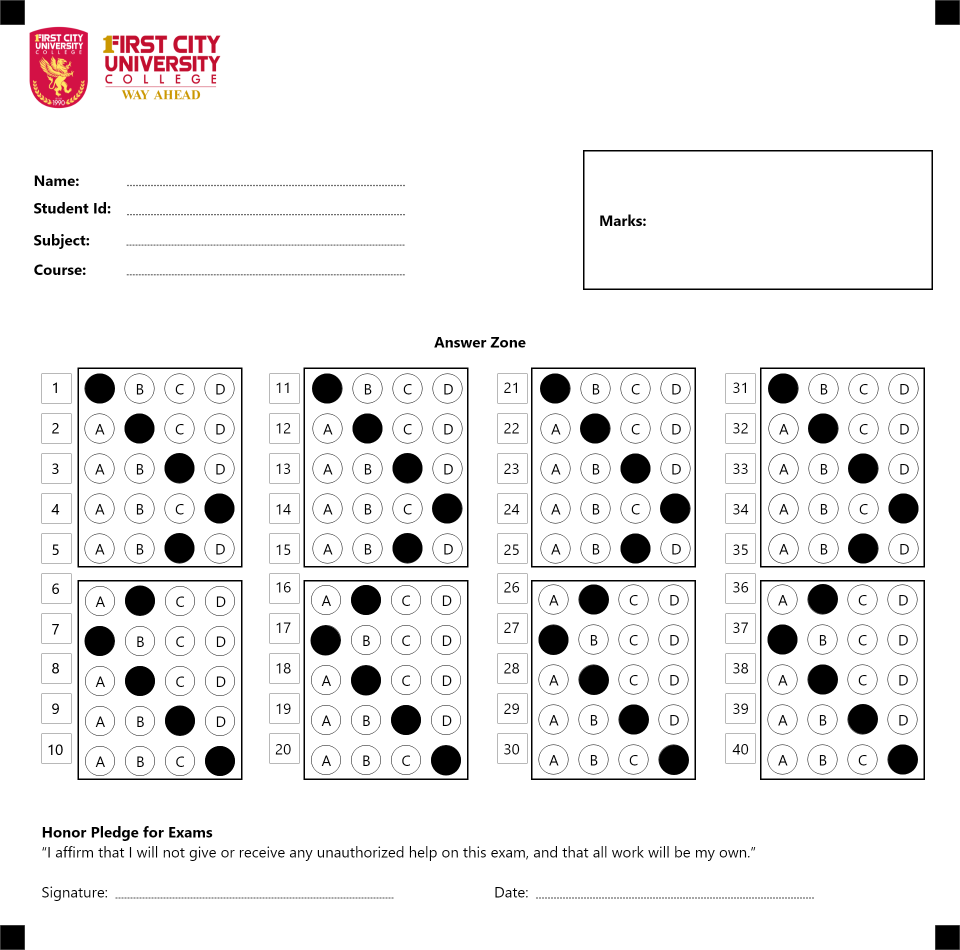
#> input picture SD_OMR_SOFTWARE_Sept2022/Resources/OMR_Custom_Shaded_3.png, 1920 x 1900 px (shown at 1/2 size)
$ python Test_Detect_All_Answer_Zone.py
#> lines starting #> are read from the running program, lines starting #| are printed output that depends on the picture; after the words box and inside, x2 and y2 are one past the last pixel; in counts of white or black regions, pixels touching at a corner belong together
### SD_OMR_SOFTWARE_Sept2022/utility_search.py
import cv2
import numpy as np

# 1. STACK ALL THE IMAGES IN ONE WINDOW (FIXED LOGIC)
# [35 lines left out: function stackImages, not called in this run]

# 2. IDENTIFY RECTANGLE CONTOURS
def rectContour(contours):

    rectCon = []     #CREATE NEW LIST
    max_area = 0

    # 2.1. LOOP THROUGH ALL CONTOURS
    for i in contours:
        area = cv2.contourArea(i)
        # print(area) # CHECK CONTOUR AREA

        if area > 50:
            peri = cv2.arcLength(i, True)
            approx = cv2.approxPolyDP(i, 0.02 * peri, True)
            # print("Corner Points: ", len(approx))
            if len(approx) == 4:
                rectCon.append(i)
                # print(rectCon)
    # 2.2. REORDER AND SORT RECTCON, BASED ON OMR FORM
    # rectCon = sorted(rectCon, key=cv2.contourArea,reverse=True) # reverse=True, sort in descending order (biggest to smallest)
    rectCon = sorted(rectCon, key=cv2.contourArea,reverse=True) # reverse=True, sort in descending order (biggest to smallest)
    # print(len(rectCon))
    return rectCon

# 3. TBA
# [30 lines left out: functions reorder, splitBoxes, not called in this run]

# 5. GET CORNER POINTS OF CONTOUR
def getCornerPoints(cont):
    peri = cv2.arcLength(cont, True) # LENGTH OF CONTOUR
    approx = cv2.approxPolyDP(cont, 0.02 * peri, True) # APPROXIMATE THE POLY TO GET CORNER POINTS
    return approx

# 6. DISPLAY ANSWERS
# def showAnswers(img,myIndex,grading,ans,questions=5,choices=5): # (PREDEFINED)
# [66 lines left out: function showAnswers, not called in this run]

# [12 lines of commented-out code are left out]

### SD_OMR_SOFTWARE_Sept2022/Test_Detect_All_Answer_Zone.py
import cv2
import numpy as np

# IMPORT FUNCTIONS FROM utility_search FILE
import utility_search

#########IMAGE#########
# path="Resources/sample.jpg"
path= "Resources/OMR_Custom_Shaded_3.png"
widthImg=800
heightImg=800
#########IMAGE#########

##OMR QUESTION FORMAT##
questions=5
choices=4
ans = [0,1,2,3,2]
##OMR QUESTION FORMAT##

# RETRIEVE IMAGE
img=cv2.imread(path)
#> img is the input picture: shape (1900, 1920, 3); mean B, G, R 237.6, 237.5, 238.6

# PREPROCESSING
img=cv2.resize(img,(widthImg,heightImg))
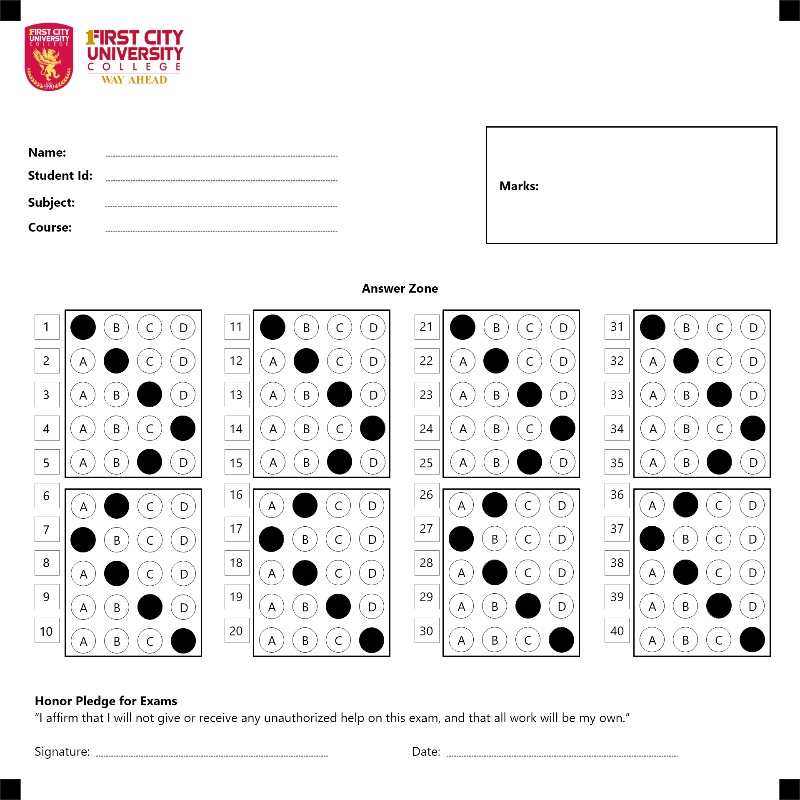
#> img: shape (800, 800, 3); mean B, G, R 237.4, 237.3, 238.4
imgContours=img.copy()
imgFinal=img.copy()
imgBiggestContours=img.copy()
imgGray=cv2.cvtColor(img,cv2.COLOR_BGR2GRAY)
imgBlur=cv2.GaussianBlur(imgGray,(5,5),1)
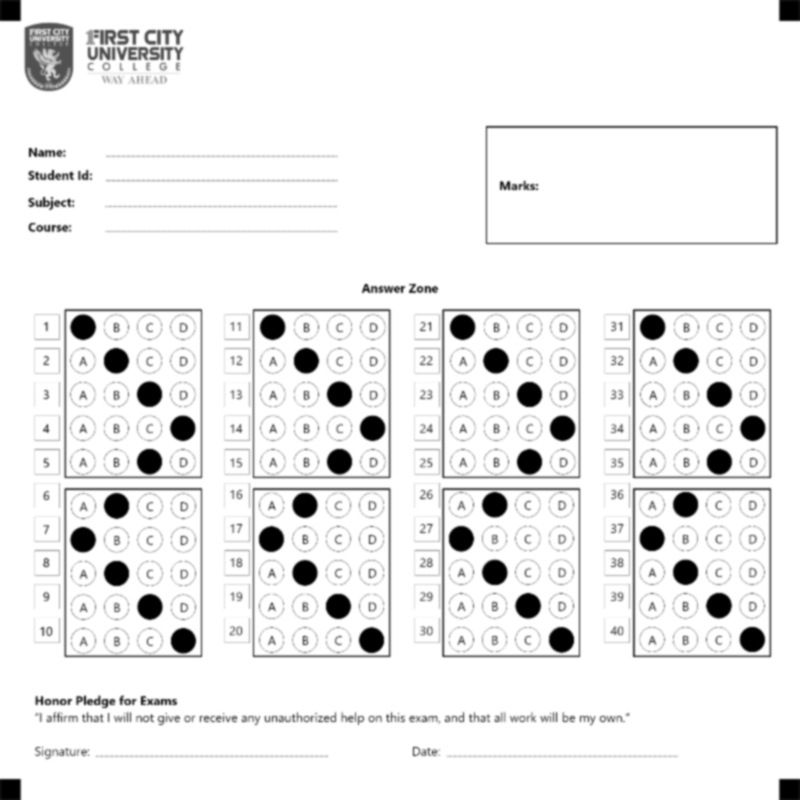
#> imgBlur: shape (800, 800); min 0, max 255, mean 237.6
imgCanny=cv2.Canny(imgBlur,10,50)
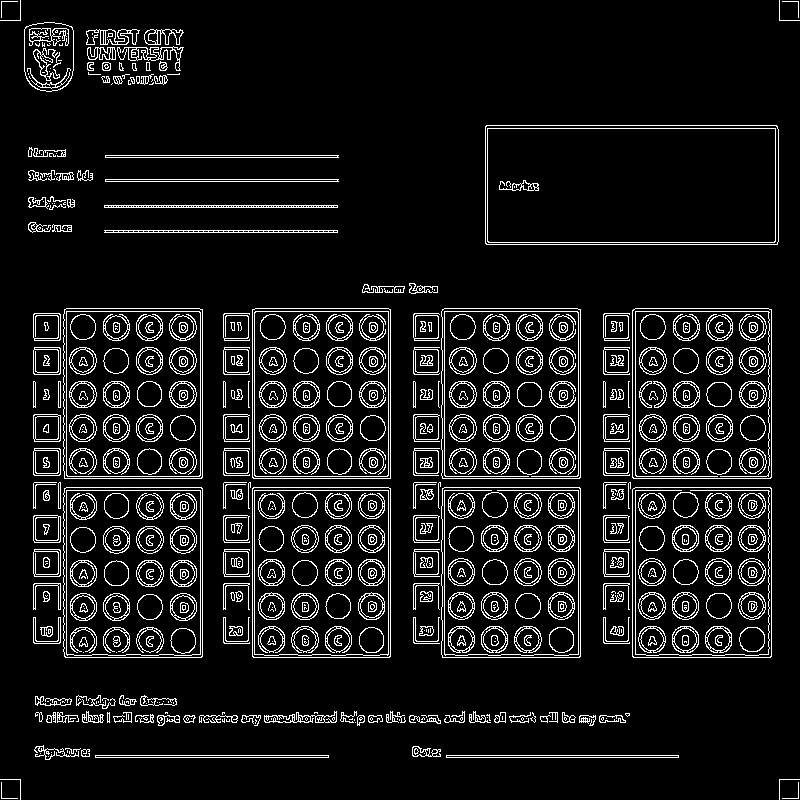
#> imgCanny: shape (800, 800); 9.1% white in thin lines or dots

# FIND ALL CONTOURS
contours, hierarchy = cv2.findContours(imgCanny,cv2.RETR_EXTERNAL,cv2.CHAIN_APPROX_NONE)
#> contours = 243 contours, 129 with area under 20; largest, box (x1, y1, x2, y2) and area: (485, 125, 779, 245) 34860, (632, 487, 772, 658) 23626, (632, 308, 772, 479) 23624, (63, 487, 203, 658) 23576, (63, 308, 203, 479) 23574

# DISPLAY CONTOURS, -1 means all index,RGB Green Colour(0,255,0),thickness=10
cv2.drawContours(imgContours,contours,-1,(0,255,0),10)
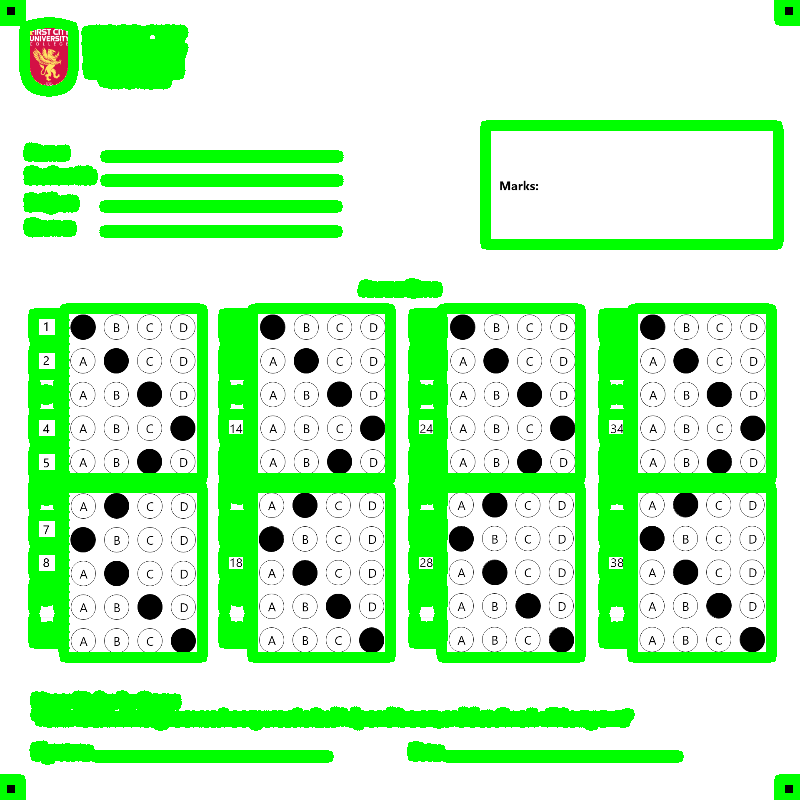
#> imgContours: shape (800, 800, 3); mean B, G, R 185, 243.9, 185.4

# FIND RECTANGLES
rectCon=utility_search.rectContour(contours)
#> the loop in rectContour, `for i in contours:` made 243 passes
#> (area, peri, approx) on passes 6, 7, 110, 117, 123, 124, 125, 126, 133, 142: (464, 468, [[446, 755], [678, 757]]), (466, 470, [[95, 755], [328, 757]]), (723, 105.7, [[34, 549], [34, 576], [59, 576], [60, 550]]), (724, 105.7, [[34, 515], [34, 542], [59, 542], [60, 516]]), (23625.5, 615.1, [[633, 488], [632, 656], [770, 657], [771, 488]]), (23521.5, 618.4, [[442, 488], [442, 657], [579, 657], [580, 488]]), (23457, 613.7, [[253, 487], [252, 656], [389, 657], [390, 488]]), (23576, 631.1, [[64, 488], [64, 656], [201, 657], [202, 488]]), (51.5, 55.41, [[60, 482], [58, 483], [58, 508], [60, 508]]), (725, 105.7, [[34, 448], [33, 474], [59, 475], [60, 449]])
#> (area, peri) on passes 15, 16, 33, 39, 40, 41: (152.5, 127.2), (52, 266.5), (138.5, 71.56), (51.5, 31.9), (63.5, 93.36), (52, 209)
#> after the loop in rectContour, `for i in contours:`: rectCon = 21 contours; largest, box (x1, y1, x2, y2) and area: (485, 125, 779, 245) 34860, (632, 487, 772, 658) 23626, (632, 308, 772, 479) 23624, (63, 487, 203, 658) 23576, (63, 308, 203, 479) 23574

# [10 lines of commented-out code are left out]

bubbleList =[]
index=[4,8,6,2,3,7,5,1]
counter=0

while counter<8:
    bubbleList =utility_search.getCornerPoints(rectCon[index[counter]]) #BOTTOM: SUCCESFUl
    counter+=1
#> this loop made 8 passes
#> (peri in getCornerPoints, bubbleList) on passes 1 to 8: (630.8, [[64, 309], [64, 478], [201, 478], [202, 309]]), (614.2, [[252, 309], [252, 477], [390, 478], [390, 309]]), (619.2, [[442, 309], [442, 478], [579, 478], [580, 309]]), (615.1, [[633, 309], [632, 477], [770, 478], [771, 309]]), (631.1, [[64, 488], [64, 656], [201, 657], [202, 488]]), (613.7, [[253, 487], [252, 656], [389, 657], [390, 488]]), (618.4, [[442, 488], [442, 657], [579, 657], [580, 488]]), (615.1, [[633, 488], [632, 656], [770, 657], [771, 488]])
#> after the loop, counter = 8

#2nd BIGGEST CONTOUR (RESULT ZONE)
gradePoints= utility_search.getCornerPoints(rectCon[0])
#> gradePoints = [[485, 126], [486, 244], [777, 244], [776, 125]]

#LOCATE BUBBLE and RESULT ZONE
while counter<8:
    if bubbleList[counter].size!=0 and gradePoints.size!=0:
        cv2.drawContours(imgBiggestContours,bubbleList[counter],-1,(0,255,0),20)
        cv2.drawContours(imgBiggestContours,gradePoints,-1,(255,0,0),20)

        gradePoints=utility_search.reorder(gradePoints)

        # 1. BIRDS EYE VIEW: BUBBLE ZONE
        pt1=np.float32(bubbleList[counter])
        pt2=np.float32([[0,0],[widthImg,0],[0,heightImg],[widthImg,heightImg]])
        matrix=cv2.getPerspectiveTransform(pt1,pt2)
        imgWarpColored=cv2.warpPerspective(img,matrix,(widthImg,heightImg))

        # 2. BIRDS EYE VIEW: GRADE ZONE
        ptGrade1=np.float32(gradePoints)
        ptGrade2=np.float32([[0,0],[325,0],[0,150],[325,150]])
        matrixGrade=cv2.getPerspectiveTransform(ptGrade1,ptGrade2)
        imgGradeDisplay=cv2.warpPerspective(img,matrixGrade,(325,150))
        # cv2.imshow("Grade",imgGradeDisplay)

        #3. APPLY THRESHOLD
        imgWarpGray = cv2.cvtColor(imgWarpColored,cv2.COLOR_BGR2GRAY)
        # 170 determines the intensity of the shaded region
        imgThresh =cv2.threshold(imgWarpGray,170,255,cv2.THRESH_BINARY_INV)[1]

        # 4. FIND INDIVIDUAL BUBBLES
        boxes = utility_search.splitBoxes(imgThresh)
        # cv2.imshow("Test",boxes[2])

        # 5. FIND MARK BUBBLES (USE Non-Zero Pixels)
        # print(cv2.countNonZero(boxes[1]),cv2.countNonZero(boxes[2]))

        # 6. GETTING NON-Zero PIXEL VALUES OF EACH BUBBLE
        myPixelValue=np.zeros((questions,choices))
        countCol=0
        countRow=0

        # # Loop through all bubbles
        for image in boxes:
            totalPixels=cv2.countNonZero(image)
            # 5x5 array (5 questions and 5 choices)
            myPixelValue[countRow][countCol]=totalPixels
            countCol+=1
            if(countCol==choices):countRow+=1;countCol=0
        # print(myPixelValue)

        # FINDING INDEX VALUES OF THE MARKING
        # LOGIC: USE THE MAXIMUM VALUE, TO GET THE SHADED BUBBLE
        myIndex = []
        for x in range (0,questions):
            arr= myPixelValue[x]
            myIndexVal=np.where(arr==np.amax(arr))
            print("Q",x,arr) #SHOW BUBBLE VALUES
            print("Value Detected:",myIndexVal[0]) #SHOW SHADED BUBBLE
            myIndex.append(myIndexVal[0][0])
        # print(myIndex)

        # GRADING
        grading=[]
        for x in range (0,questions):
            if ans[x]==myIndex[x]:
                # 1 if answer is correct, 0 if answer is wrong
                grading.append(1)
            else: grading.append(0)
        # print(grading)
        score = sum(grading)/questions *100 # FINAL GRADE
        print("SCORE:",score)

        #DISPLAY ANSWERS
        imgResults = imgWarpColored.copy()
        imgResults = utility_search.showAnswers(imgResults,myIndex, grading, ans, questions, choices)

        #DISPLAY ANSWERS (Just shades only)
        imgRawDrawing = np.zeros_like(imgWarpColored)
        imgRawDrawing = utility_search.showAnswers(imgRawDrawing,myIndex,grading,ans,questions,choices)

        #DISPLAY ANSWERS (Based on original image)
        invMatrix = cv2.getPerspectiveTransform(pt2,pt1)
        imgInvWarp = cv2.warpPerspective(imgRawDrawing,invMatrix,(widthImg,heightImg))

        #DISPLAY GRADES (Based on original image)
        imgRawGrade = np.zeros_like(imgGradeDisplay)
        cv2.putText(imgRawGrade,str(int(score))+"%",(80,100),cv2.FONT_HERSHEY_COMPLEX,3,(0,255,255),3)
        # cv2.imshow("Grade",imgRawGrade)
        invMatrixG = cv2.getPerspectiveTransform(ptGrade2,ptGrade1)

        #DISPLAY FINAL IMAGE (Based on original image)
        # imgInvGradeDisplay = cv2.warpPerspective(imgRawGrade, invMatrixG, (325,150))
        imgInvGradeDisplay = cv2.warpPerspective(imgRawGrade, invMatrixG, (widthImg,heightImg))
        imgFinal = cv2.addWeighted(imgFinal,0.5,imgInvWarp,1,0)
        imgFinal = cv2.addWeighted(imgFinal,1.0,imgInvGradeDisplay,1,0)

        counter+=1
#> this loop made 0 passes
#> after the loop, counter = 8
# print(len(biggestContour))
# print(biggestContour)

# BLANK IMAGE DECLARATION
imgBlank=np.zeros_like(img)

# DISPLAY AN ARRAY OF IMAGE
imageArray = ([img,imgGray,imgBlur,imgCanny],
#> (the run stopped early here; a loop or call above may not have finished)

$ run again, with SD_OMR_SOFTWARE_Sept2022/Resources/OMR_Custom_Shaded_1.png copied over SD_OMR_SOFTWARE_Sept2022/Resources/OMR_Custom_Shaded_3.png
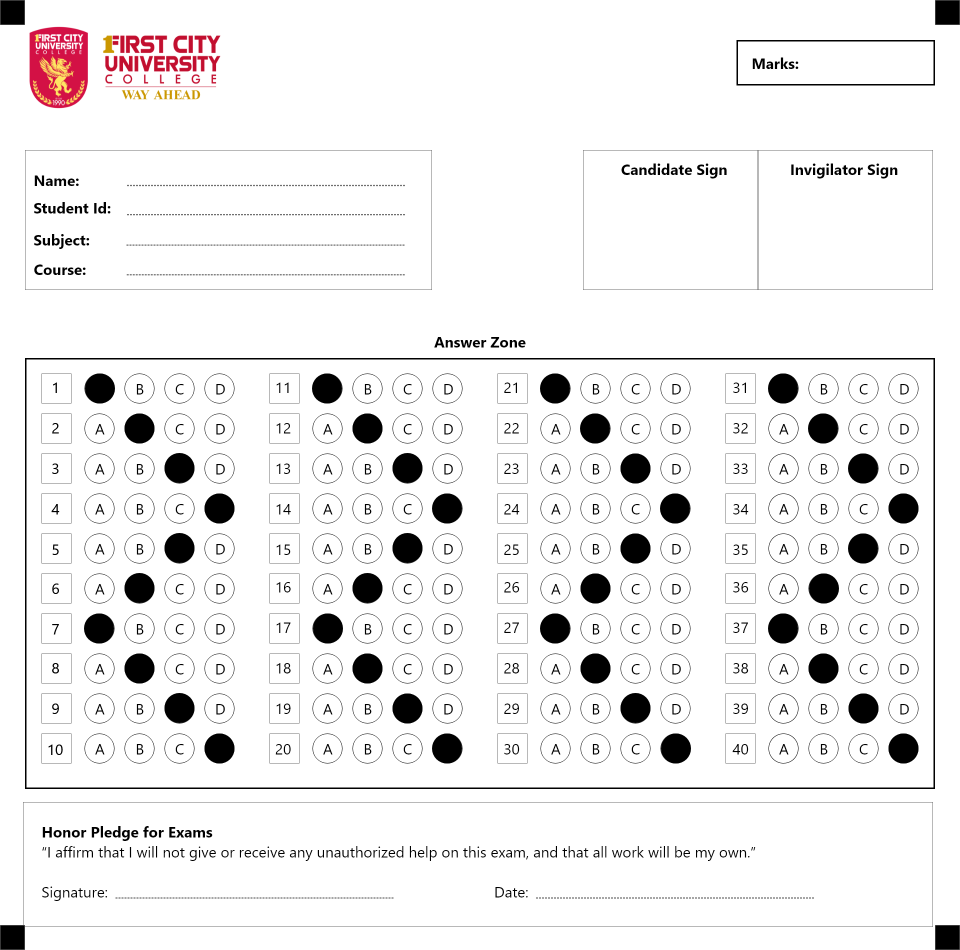
#> input picture SD_OMR_SOFTWARE_Sept2022/Resources/OMR_Custom_Shaded_1.png, 1920 x 1900 px (shown at 1/2 size)
#> img is the input picture: shape (1900, 1920, 3); mean B, G, R 238.5, 238.4, 239.5
#> img: shape (800, 800, 3)
#> `imgCanny=cv2.Canny(imgBlur,10,50)`:
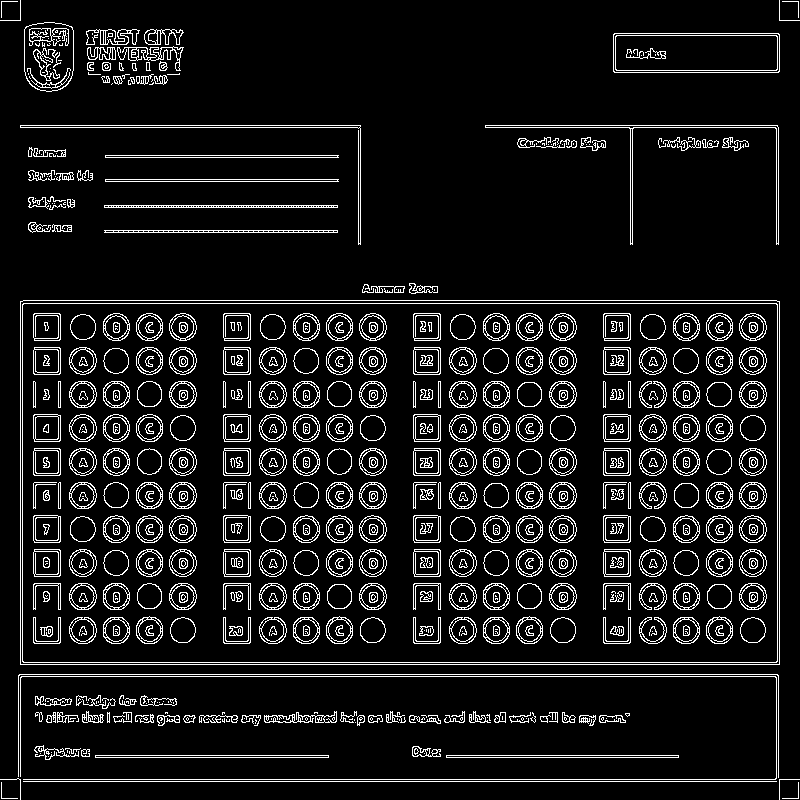
#> imgCanny: shape (800, 800); 9.3% white in thin lines or dots
#> contours = 179 contours, 117 with area under 20; largest, box (x1, y1, x2, y2) and area: (20, 300, 780, 665) 276271, (613, 33, 780, 73) 6472, (24, 22, 74, 92) 3054, (485, 125, 779, 245) 1056, (20, 125, 361, 245) 682
#> `cv2.drawContours(imgContours,contours,-1,(0,255,0),10)`:
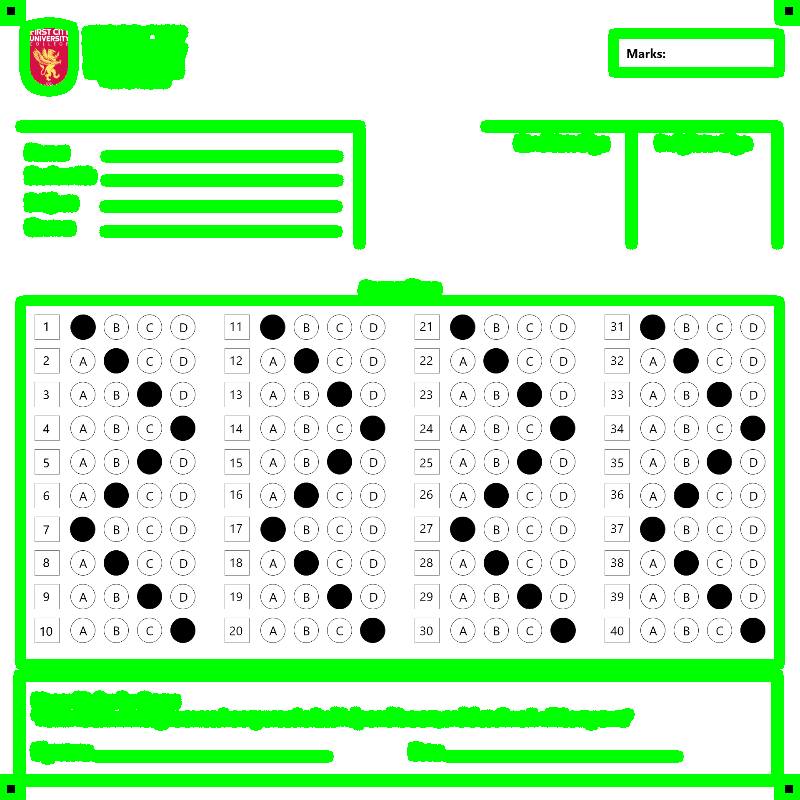
#> imgContours: shape (800, 800, 3); mean B, G, R 196.3, 243.1, 196.7
#> the loop in rectContour, `for i in contours:` made 179 passes
#> (area, peri, approx) on passes 7, 8, 92, 97, 103, 113, 120: (464, 468, [[446, 755], [678, 757]]), (466, 470, [[95, 755], [328, 757]]), (276271, 2244.8, [[20, 301], [20, 664], [779, 664], [779, 301]]), (465, 470.8, [[104, 230], [337, 232]]), (466, 470, [[104, 205], [337, 207]]), (465, 470.8, [[105, 179], [338, 181]]), (465, 470.8, [[105, 155], [338, 157]])
#> after the loop in rectContour, `for i in contours:`: rectCon = 3 contours; box (x1, y1, x2, y2) and area: (20, 300, 780, 665) 276271, (613, 33, 780, 73) 6472, (20, 125, 361, 245) 682
